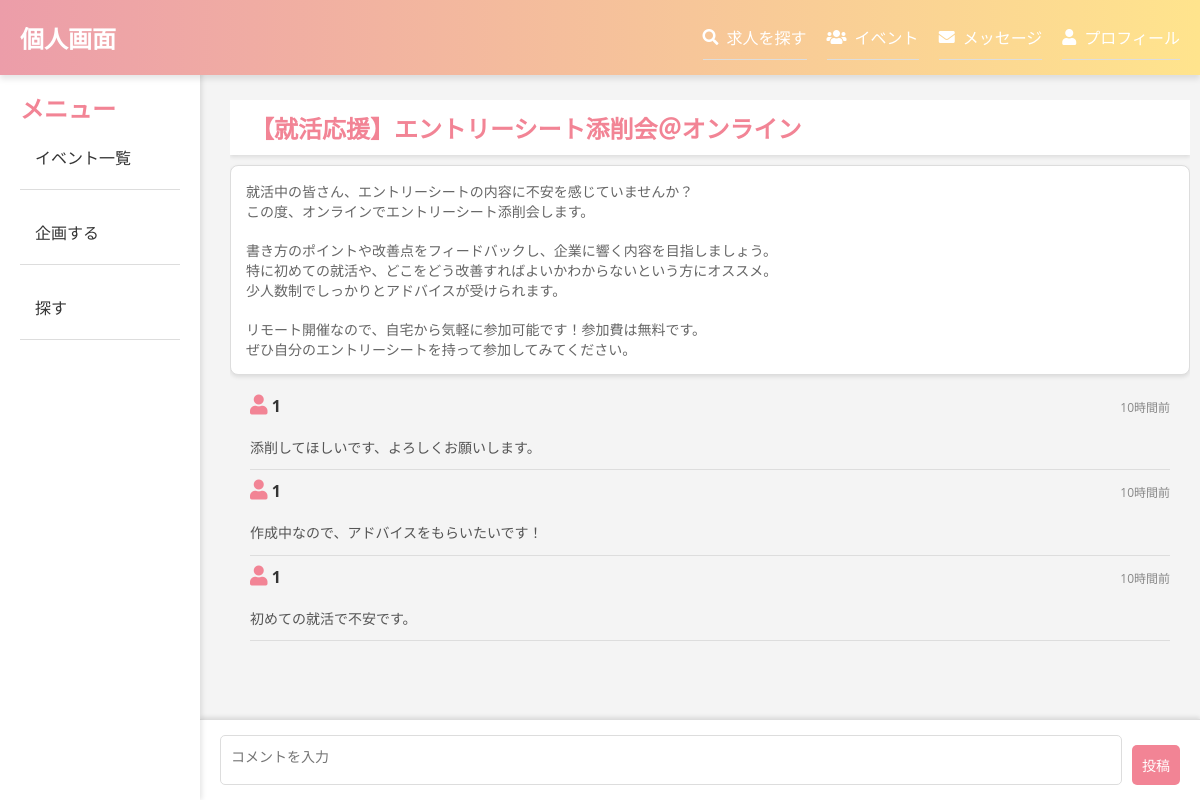
Page /post.php?id=16 on the committed database.
### tables this page shows
CREATE TABLE `bs_posts` (
  `id` int(11) NOT NULL,
  `user_id` int(11) NOT NULL,
  `title` varchar(255) NOT NULL,
  `body` text NOT NULL,
  `created_at` timestamp NOT NULL DEFAULT current_timestamp()
);

CREATE TABLE `bs_comments` (
  `id` int(11) NOT NULL,
  `post_id` int(11) NOT NULL,
  `user_id` int(11) NOT NULL,
  `comment` text NOT NULL,
  `created_at` timestamp NOT NULL DEFAULT current_timestamp()
);

### db.php (called while the page is built, shortened)
<?php
function h($str){
    return htmlspecialchars($str, ENT_QUOTES);
}
function time_elapsed_string($datetime, $full = false) {
    $now = new DateTime;
    $ago = new DateTime($datetime);
    $diff = $now->diff($ago);
    $string = [
        'y' => '年',
        'm' => 'ヶ月',
        'd' => '日',
        'h' => '時間',
        'i' => '分',
        's' => '秒',
    ];
    foreach ($string as $k => &$v) {
        if ($diff->$k) {
            $v = $diff->$k . $v;
        } else {
            unset($string[$k]);
        }
    }
    if (!$full) $string = array_slice($string, 0, 1);
    return $string ? implode(', ', $string) . '前' : '今';
}
?>

### post.php (the view, shortened to what this page needs)
<?php
require 'db.php';
$post_id = $_GET['id'];
$sql ="SELECT * FROM bs_posts WHERE id = ?";
$stmt = $pdo->prepare($sql);
$stmt->execute([$post_id]);
$post = $stmt->fetch(PDO::FETCH_ASSOC);
$stmt = $pdo->prepare("SELECT * FROM bs_comments WHERE post_id = ?");
$stmt->execute([$post_id]);
$comments = $stmt->fetchAll(PDO::FETCH_ASSOC);
?>
<?php include('header.php'); ?>
<?php include('sidebar.php'); ?>
<div class="main-content">
<ul class="topic-list">
<h2 class="topic-title"><?=h($post['title']) ?></h2>
<div class="topic-body">
<li><?=nl2br(h($post['body'])) ?></li>
</div>
</ul>
<ul class="comment-list">
    <?php foreach ($comments as $comment): ?>
        <li>
            <div class="comment-header">
            <div class="left">
            <i class="fas fa-user"></i>
            <strong><?= h($comment['user_id']) ?></strong>
            </div>
            <div class="right">
            <span class="comment-time"><?= h(time_elapsed_string($comment['created_at'])) ?></span>
            </div>
        </div>
            <p class="comment-body"><?= nl2br(h($comment['comment'])) ?></p>
        </li>
    <?php endforeach; ?>
</ul>
<form method="POST" action=""  class="fixed-comment-form">
    <textarea name="comment" required class="form-textarea" placeholder="コメントを入力"></textarea><br>
    <input type="submit" value="投稿" class="form-submit">
</form>
</div>

### style.css (style rules this page uses)
body { font-family: Arial, sans-serif; margin: 0; padding: 0; display: flex; min-height: 100vh; }
.main-content { flex-grow: 1; margin-left: 220px; padding: 20px 10px; max-width: 90%; margin: o auto; margin-bottom: 100px; margin-top: 70px; }
h2,h3 { font-size: 24px; color: #f28495; }
.topic-title { background-color: white; padding: 10px 20px; width: 100%; box-shadow: 0 2px 4px rgba(0, 0, 0, 0.1); }
p { margin-top:20px; font-size: 14px; color: #666; }
ul { list-style-type: none; padding: 0; }
li { border-bottom: 1px solid #ddd; padding: 10px 0; }
.topic-list { margin-top: 10px; padding: 0; list-style: none; max-height: 70vh; overflow-y: auto; }
.topic-list li { background-color: #fff; border: 1px solid #ddd; margin-bottom: 10px; border-radius: 8px; padding: 15px; box-shadow: 0 2px 4px rgba(0, 0, 0, 0.1); }
.topic-body { margin-top: 10px; color: #666; font-size: 14px; }
button, input[type="submit"], .edit-link, .delete-link { background-color: #f28495; color: white; padding: 10px; border: none; cursor: pointer; font-size: 14px; border-radius: 5px; text-decoration: none; display: inline-block; margin-top:10px; }
.form-textarea { width: 100%; height: 150px; padding: 10px; box-shadow: none; resize: none; outline: none; border: 1px solid #ddd; border-radius: 5px; font-size: 14px; font-weight: normal; font-family: 'Open Sans', 'Yu Gothic', "游ゴシック", 'YuGothic', "游ゴシック体", Hiragino Kaku Gothic ProN, 'Meiryo'; }
.comment-list { list-style-type: none; padding: 0; }
.comment-list li { border-bottom: 1px solid #ddd; padding: 10px 0; margin:0 20px; }
.comment-header { display: flex; justify-content: space-between; align-items: center; margin-bottom: 10px; }
.comment-header i { font-size: 20px; color: #f28495 }
.comment-header strong { font-size: 16px; color: #333; }
.comment-time { font-size: 12px; color: #888; }
.comment-body { font-size: 14px; color: #555; line-height: 1.6; }
.fixed-comment-form { position: fixed; bottom: 0; left: 200px; right: 0; background-color: #fff; padding: 15px 20px; box-shadow: 0 -2px 4px rgba(0, 0, 0, 0.1); display: flex; align-items: center; border-top: 1px solid #ddd; }
.fixed-comment-form textarea { flex-grow: 1; height: 50px; margin-right: 10px; padding: 10px; border-radius: 5px; border: 1px solid #ddd; }
* { margin: 0; padding: 0; box-sizing: border-box; }
body { font-family: 'Open Sans', 'Yu Gothic', "游ゴシック", 'YuGothic', "游ゴシック体", Hiragino Kaku Gothic ProN, 'Meiryo'; background-color: #f4f4f4; color:grey; margin: 0; padding: 0; }

### rows in the picture
bs_posts: title "【就活応援】エントリーシート添削会＠オンライン", body "就活中の皆さん、エントリーシートの内容に不安を感じていませんか？ この度、オンラインでエントリーシート添削会します。 書き方のポイントや改善点をフィードバックし、企業に響く内容を目指しましょう。 特に初めての就活や、どこをどう改善すればよいかわからないという方にオススメ。 少人数制でしっかりとアドバイスが受けられます。 リモート開催なので、自宅から気軽に参加可能です！参加費は無料です。 ぜひ自分のエントリーシートを持って参加してみてください。"
bs_comments: user "1", created_at "10時間前", comment "添削してほしいです、よろしくお願いします。"
bs_comments: user "1", created_at "10時間前", comment "作成中なので、アドバイスをもらいたいです！"
bs_comments: user "1", created_at "10時間前", comment "初めての就活で不安です。"
